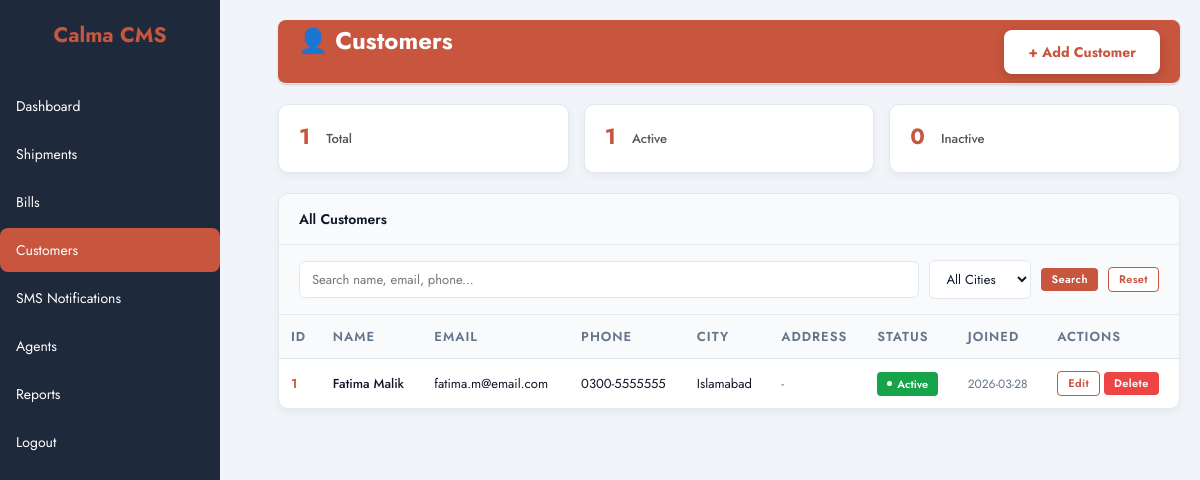
The page /dashboard_php/customers.php (signed in) on the database its author committed.
### tables this page shows
CREATE TABLE `customers` (
  `id` int(11) NOT NULL,
  `name` varchar(100) NOT NULL,
  `email` varchar(100) DEFAULT NULL,
  `phone` varchar(20) DEFAULT NULL,
  `city` varchar(50) DEFAULT NULL,
  `address` text DEFAULT NULL,
  `orders` int(11) DEFAULT 0,
  `status` enum('Active','Inactive') DEFAULT 'Active',
  `joined` date DEFAULT curdate()
);

### dashboard_php/customers.php (the view, shortened to what this page needs)
<?php
$connect = mysqli_connect("localhost", "root", "", "courier_management");
$user_type = $_SESSION['user_type'];
$search = isset($_GET['search']) ? mysqli_real_escape_string($connect, $_GET['search']) : '';
$where_clause = "";
$customers_result = mysqli_query($connect, "SELECT * FROM customers $where_clause ORDER BY name ASC");
$customers = [];
while ($row = mysqli_fetch_assoc($customers_result)) {
    $customers[] = $row;
}
$total = count($customers);
$active = mysqli_fetch_assoc(mysqli_query($connect, "SELECT COUNT(*) AS cnt FROM customers WHERE status='Active'"))['cnt'];
$inactive = mysqli_fetch_assoc(mysqli_query($connect, "SELECT COUNT(*) AS cnt FROM customers WHERE status='Inactive'"))['cnt'];
?>
<!DOCTYPE html>
<html lang="en">
<head>
<link rel="stylesheet" href="css/style.css">
</head>
<body>
<div class="layout">
  <div class="sidebar" id="sidebar">
    <h2>Calma CMS</h2>
    <ul>
      <li><a href="index.php" class="<?php echo basename($_SERVER['PHP_SELF']) == 'index.php' ? 'active' : ''; ?>">Dashboard</a></li>
      <?php if($user_type !== 'user'): ?>
      <li><a href="shipments.php" class="<?php echo basename($_SERVER['PHP_SELF']) == 'shipments.php' ? 'active' : ''; ?>">Shipments</a></li>
      <li><a href="bills.php" class="<?php echo basename($_SERVER['PHP_SELF']) == 'bills.php' ? 'active' : ''; ?>">Bills</a></li>
      <li><a href="customers.php" class="<?php echo basename($_SERVER['PHP_SELF']) == 'customers.php' ? 'active' : ''; ?>">Customers</a></li>
      <li><a href="sms.php" class="<?php echo basename($_SERVER['PHP_SELF']) == 'sms.php' ? 'active' : ''; ?>">SMS Notifications</a></li>
      <?php endif; ?>
      <?php if($user_type === 'admin'): ?>
      <li><a href="agents.php" class="<?php echo basename($_SERVER['PHP_SELF']) == 'agents.php' ? 'active' : ''; ?>">Agents</a></li>
      <li><a href="reports.php" class="<?php echo basename($_SERVER['PHP_SELF']) == 'reports.php' ? 'active' : ''; ?>">Reports</a></li>
      <?php endif; ?>
      <li><a href="logout.php" class="<?php echo basename($_SERVER['PHP_SELF']) == 'logout.php' ? 'active' : ''; ?>">Logout</a></li>
    </ul>
  </div>
  <div class="main">
    <header class="header">
      <div style="display:flex;align-items:center;gap:10px;">
        <span class="page-title">👤 Customers</span>
      </div>
      <button class="header-btn" onclick="openModal('custModal')">+ Add Customer</button>
    </header>
    <div class="stats-grid">
      <div class="stat-card"><div class="stat-val"><?php echo $total; ?></div><div class="stat-lbl">Total</div></div>
      <div class="stat-card"><div class="stat-val"><?php echo $active; ?></div><div class="stat-lbl">Active</div></div>
      <div class="stat-card"><div class="stat-val"><?php echo $inactive; ?></div><div class="stat-lbl">Inactive</div></div>
    </div>
    <div class="card">
      <div class="card-header">
        <span class="card-title">All Customers</span>
      </div>
      <form method="GET" class="filter-bar">
        <input type="text" name="search" placeholder="Search name, email, phone..." value="<?php echo htmlspecialchars($search); ?>">
        <select name="city">
          <option value="">All Cities</option>
        </select>
        <button type="submit" class="btn btn-primary btn-sm">Search</button>
        <a href="customers.php" class="btn btn-outline btn-sm">Reset</a>
      </form>
      <div class="table-wrap">
        <table class="data-table">
          <thead>
            <tr>
              <th>ID</th>
              <th>Name</th>
              <th>Email</th>
              <th>Phone</th>
              <th>City</th>
              <th>Address</th>
              <th>Status</th>
              <th>Joined</th>
              <th>Actions</th>
            </tr>
          </thead>
          <tbody>
            <?php if (empty($customers)): ?>
            <tr><td colspan="9" style="text-align:center;padding:40px;color:#64748b;">No customers found</td></tr>
            <?php else: ?>
              <?php foreach ($customers as $c): ?>
              <tr>
                <td style="font-weight:600;color:#c8553d;"><?php echo $c['id']; ?></td>
                <td>
                  <div class="person-info">
                    <span class="pname"><?php echo htmlspecialchars($c['name']); ?></span>
                  </div>
                </td>
                <td><?php echo htmlspecialchars($c['email'] ?? '-'); ?></td>
                <td><?php echo htmlspecialchars($c['phone'] ?? '-'); ?></td>
                <td><?php echo htmlspecialchars($c['city'] ?? '-'); ?></td>
                <td style="max-width:200px;overflow:hidden;text-overflow:ellipsis;white-space:nowrap;color:#64748b;">
                  <?php echo htmlspecialchars($c['address'] ?? '-'); ?>
                </td>
                <td><span class="badge <?php echo $c['status']=='Active'?'b-active':'b-inactive'; ?>"><?php echo $c['status']; ?></span></td>
                <td style="color:#64748b;font-size:12px;"><?php echo $c['joined']; ?></td>
                <td>
                  <button class="btn btn-outline btn-sm" onclick='openEditModal(<?php echo json_encode($c); ?>)'>Edit</button>
                  <button class="btn btn-danger btn-sm" onclick="if(confirm('Delete this customer?')) deleteCustomer(<?php echo $c['id']; ?>)">Delete</button>
                </td>
              </tr>
              <?php endforeach; ?>
            <?php endif; ?>
          </tbody>
        </table>
      </div>
    </div>
  </div>
</div>
</body>
</html>

### dashboard_php/customers.php (style rules this page uses)
.layout { display:flex;min-height:100vh; }
.sidebar { width:220px;background:#1e293b;color:white;flex-shrink:0;transition:all 0.3s ease; }
.sidebar h2 { color:#c8553d;text-align:center;margin:20px 0; }
.sidebar ul { list-style:none;padding:10px 0; }
.sidebar ul li { margin:4px 0; }
.sidebar ul li a { color:white;text-decoration:none;display:block;padding:12px 16px;border-radius:8px;transition:all 0.2s; }
.sidebar ul li a.active { background:#c8553d; }
.main { flex:1;padding:20px; }
.header { display:flex;justify-content:space-between;align-items:center;background:#c8553d;color:white;padding:20px;border-radius:8px;margin-bottom:20px; }
.page-title { font-size:24px;font-weight:700;color:white; }
.header-btn { padding:12px 24px;background:white;color:#c8553d;border:none;border-radius:8px;cursor:pointer;font-size:14px;font-weight:700;text-decoration:none;display:inline-block;transition:all 0.3s;box-shadow:0 4px 12px rgba(0,0,0,0.15); }
.stats-grid { display:flex;gap:15px;flex-wrap:wrap;margin-bottom:20px; }
.stat-card { flex:1 1 150px;background:white;padding:20px;border-radius:10px;text-align:center;box-shadow:0 4px 8px rgba(0,0,0,0.05); }
.stat-val { font-size:22px;font-weight:700;color:#c8553d;margin-bottom:5px; }
.stat-lbl { font-size:13px;color:#555; }
.card { background:white;border-radius:10px;box-shadow:0 4px 8px rgba(0,0,0,0.05);margin-bottom:20px;overflow:hidden; }
.card-header { background:#f8fafc;padding:15px 20px;border-bottom:1px solid #e2e8f0;display:flex;justify-content:space-between;align-items:center; }
.card-title { font-weight:600;font-size:14px; }
.table-wrap { overflow-x:auto; }
.data-table { width:100%;border-collapse:collapse; }
.data-table th,.data-table td { padding:12px;text-align:left;border-bottom:1px solid #e2e8f0;font-size:13px; }
.data-table th { background:#f8fafc;font-weight:600; }
.badge { padding:4px 10px;border-radius:4px;font-size:11px;color:white;font-weight:600; }
.b-active { background:#16a34a; }
.btn { padding:6px 12px;border:none;border-radius:4px;cursor:pointer;font-size:12px;text-decoration:none;display:inline-block;line-height:1.4; }
.btn-primary { background:#c8553d;color:white; }
.btn-outline { background:white;border:1px solid #c8553d;color:#c8553d; }
.btn-danger { background:#ef4444;color:white; }
.btn-sm { padding:4px 10px;font-size:11px;white-space:nowrap; }
.filter-bar { display:flex;gap:10px;padding:15px 20px;background:#f8fafc;border-bottom:1px solid #e2e8f0;flex-wrap:wrap;align-items:center; }
.filter-bar input,.filter-bar select { padding:8px 12px;border:1px solid #e2e8f0;border-radius:6px;font-size:13px; }
.filter-bar input { flex:1;min-width:200px; }
.person-info { display:flex;flex-direction:column; }
.pname { font-weight:600; }

### rows shown on the page
customers: id "1", name "Fatima Malik", email "fatima.m@email.com", phone "0300-5555555", city "Islamabad", address "-", status "Active", joined "2026-03-28"

### other values the page prints
$total "1"
$active "1"
$inactive "0"
